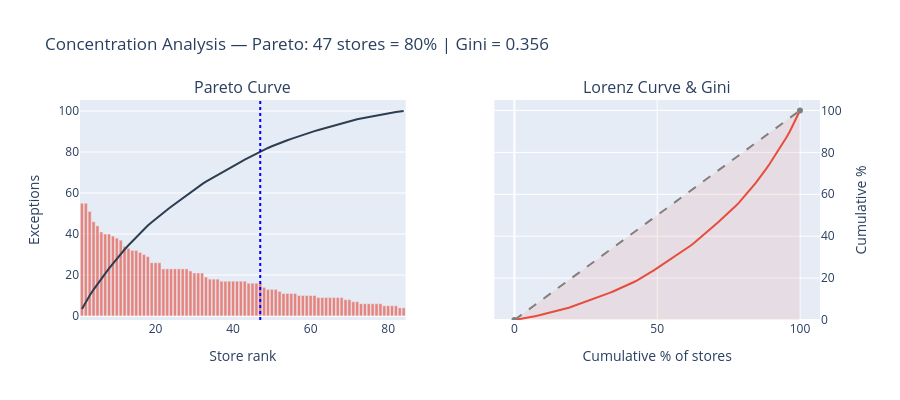

Write notebook code for a chart like this one.
### Markdown cell above
**The headline:** Finding INS-001 dwarfs all others — 47 stores generate 80% of the 1,603 exceptions (impact score: 3,274). This concentration means that **targeted intervention in fewer than half the fleet** can address the majority of operational risk. The remaining findings (regional hotspots, field rep workload, rebalancing) provide the *thematic* diagnosis for *which* of those 47 stores to prioritize and *what* to do with them.

---

## Layer 1 — Concentration Analysis

### 1.1 Exception distribution across stores

**Observation:** Exceptions are not evenly distributed. The mean store has 19.1 exceptions, but the median is 17 and the maximum is 55 — a right-skewed distribution.

**Statistical evidence:** We quantify concentration using two complementary measures:
- **Pareto ratio:** What fraction of stores produces 80% of exceptions?
- **Gini coefficient:** A standard inequality measure (0 = perfectly equal, 1 = all exceptions in one store).

### Code cell
store_exc = exc.groupby('store_id').size().sort_values(ascending=False).reset_index()
store_exc.columns = ['store_id','exceptions']
store_exc['cum_share'] = store_exc['exceptions'].cumsum() / store_exc['exceptions'].sum() * 100
store_exc['rank'] = range(1, len(store_exc) + 1)

pareto_n = int((store_exc['cum_share'] <= 80).sum() + 1)
pareto_pct = pareto_n / len(store_exc) * 100

# Gini coefficient
vals = store_exc['exceptions'].values
gini = (2 * np.sum((np.arange(1, len(vals)+1)) * np.sort(vals)) - (len(vals)+1) * np.sum(vals)) / (len(vals) * np.sum(vals))

# Lorenz curve data
lorenz_x = np.arange(0, len(vals)+1) / len(vals) * 100
lorenz_y = np.concatenate([[0], np.cumsum(np.sort(vals)) / np.sum(vals) * 100])

fig = make_subplots(rows=1, cols=2, subplot_titles=('Pareto Curve', 'Lorenz Curve & Gini'),
                    horizontal_spacing=0.12)

# Pareto
fig.add_bar(x=store_exc['rank'], y=store_exc['exceptions'], name='Exceptions',
            marker_color='#e74c3c', opacity=0.65, row=1, col=1)
fig.add_scatter(x=store_exc['rank'], y=store_exc['cum_share'], name='Cumulative %',
                line=dict(color='#2c3e50',width=2), row=1, col=1, yaxis='y2')
fig.add_hline(y=80, line_dash='dash', line_color='gray', row=1, col=1, yref='y2')
fig.add_vline(x=pareto_n, line_dash='dot', line_color='blue', row=1, col=1)

# Lorenz
fig.add_scatter(x=lorenz_x, y=lorenz_y, name='Lorenz curve', line=dict(color='#e74c3c',width=2),
                row=1, col=2)
fig.add_scatter(x=[0,100], y=[0,100], name='Perfect equality', line=dict(color='gray',dash='dash'),
                row=1, col=2, showlegend=False)
fig.add_scatter(x=[0,100,100], y=[0,0,100], fill='toself', fillcolor='rgba(231,76,60,0.1)',
                line=dict(color='rgba(0,0,0,0)'), name='Inequality area', row=1, col=2)

fig.update_xaxes(title_text='Store rank', row=1, col=1)
fig.update_xaxes(title_text='Cumulative % of stores', row=1, col=2)
fig.update_yaxes(title_text='Exceptions', row=1, col=1)
fig.update_yaxes(title_text='Cumulative % of exceptions', row=1, col=2)
fig.update_layout(
    yaxis2=dict(overlaying='y', side='right', range=[0,105], title='Cumulative %'),
    height=400, showlegend=False,
    title_text=f'Concentration Analysis — Pareto: {pareto_n} stores = 80% | Gini = {gini:.3f}',
)
fig.show()

print(f'Pareto: {pareto_n} of {n_stores} stores ({pareto_pct:.0f}%) produce 80% of exceptions')
print(f'Gini coefficient: {gini:.3f} (0 = equal, 1 = maximally concentrated)')
print(f'Mean exceptions/store: {store_exc["exceptions"].mean():.1f}')
print(f'Median: {store_exc["exceptions"].median():.1f} | Std: {store_exc["exceptions"].std():.1f} | Max: {store_exc["exceptions"].max()}')

### Figure 1 — Plotly figure (JSON) as saved in the notebook; plotly's stock layout.template omitted (floating-point values rounded to 4 significant figures)
{"data": [{"marker": {"color": "#e74c3c"}, "name": "Exceptions", "opacity": 0.65, "type": "bar", "x": [1, 2, 3, 4, 5, 6, 7, 8, 9, 10, 11, 12, 13, 14, 15, 16, 17, 18, 19, 20, 21, 22, 23, 24, 25, 26, 27, 28, 29, 30, 31, 32, 33, 34, 35, 36, 37, 38, 39, 40, 41, 42, 43, 44, 45, 46, 47, 48, 49, 50, 51, 52, 53, 54, 55, 56, 57, 58, 59, 60, 61, 62, 63, 64, 65, 66, 67, 68, 69, 70, 71, 72, 73, 74, 75, 76, 77, 78, 79, 80, 81, 82, 83, 84], "xaxis": "x", "y": [55, 55, 51, 46, 44, 41, 40, 40, 39, 38, 37, 34, 33, 32, 32, 31, 30, 29, 26, 26, 26, 23, 23, 23, 23, 23, 23, 23, 22, 21, 21, 21, 19, 18, 18, 18, 17, 17, 17, 17, 17, 17, 17, 16, 16, 16, 16, 14, 13, 13, 13, 12, 11, 11, 11, 11, 10, 10, 10, 10, 10, 9, 9, 9, 9, 9, 9, 9, 8, 8, 7, 7, 6, 6, 6, 6, 6, 6, 5, 5, 5, 5, 4, 4], "yaxis": "y"}, {"line": {"color": "#2c3e50", "width": 2}, "name": "Cumulative %", "type": "scatter", "x": [1, 2, 3, 4, 5, 6, 7, 8, 9, 10, 11, 12, 13, 14, 15, 16, 17, 18, 19, 20, 21, 22, 23, 24, 25, 26, 27, 28, 29, 30, 31, 32, 33, 34, 35, 36, 37, 38, 39, 40, 41, 42, 43, 44, 45, 46, 47, 48, 49, 50, 51, 52, 53, 54, 55, 56, 57, 58, 59, 60, 61, 62, 63, 64, 65, 66, 67, 68, 69, 70, 71, 72, 73, 74, 75, 76, 77, 78, 79, 80, 81, 82, 83, 84], "xaxis": "x", "y": [3.431, 6.862, 10.04, 12.91, 15.66, 18.22, 20.71, 23.21, 25.64, 28.01, 30.32, 32.44, 34.5, 36.49, 38.49, 40.42, 42.3, 44.1, 45.73, 47.35, 48.97, 50.41, 51.84, 53.28, 54.71, 56.14, 57.58, 59.01, 60.39, 61.7, 63.01, 64.32, 65.5, 66.63, 67.75, 68.87, 69.93, 70.99, 72.05, 73.11, 74.17, 75.23, 76.29, 77.29, 78.29, 79.29, 80.29, 81.16, 81.97, 82.78, 83.59, 84.34, 85.03, 85.71, 86.4, 87.09, 87.71, 88.33, 88.96, 89.58, 90.21, 90.77, 91.33, 91.89, 92.45, 93.01, 93.57, 94.14, 94.64, 95.13, 95.57, 96.01, 96.38, 96.76, 97.13, 97.5, 97.88, 98.25, 98.57, 98.88, 99.19, 99.5, 99.75, 100.0], "yaxis": "y"}, {"line": {"color": "#e74c3c", "width": 2}, "name": "Lorenz curve", "type": "scatter", "x": [0.0, 1.19, 2.381, 3.571, 4.762, 5.952, 7.143, 8.333, 9.524, 10.71, 11.9, 13.1, 14.29, 15.48, 16.67, 17.86, 19.05, 20.24, 21.43, 22.62, 23.81, 25.0, 26.19, 27.38, 28.57, 29.76, 30.95, 32.14, 33.33, 34.52, 35.71, 36.9, 38.1, 39.29, 40.48, 41.67, 42.86, 44.05, 45.24, 46.43, 47.62, 48.81, 50.0, 51.19, 52.38, 53.57, 54.76, 55.95, 57.14, 58.33, 59.52, 60.71, 61.9, 63.1, 64.29, 65.48, 66.67, 67.86, 69.05, 70.24, 71.43, 72.62, 73.81, 75.0, 76.19, 77.38, 78.57, 79.76, 80.95, 82.14, 83.33, 84.52, 85.71, 86.9, 88.1, 89.29, 90.48, 91.67, 92.86, 94.05, 95.24, 96.43, 97.62, 98.81, 100.0], "xaxis": "x2", "y": [0.0, 0.2495, 0.4991, 0.811, 1.123, 1.435, 1.747, 2.121, 2.495, 2.87, 3.244, 3.618, 3.993, 4.429, 4.866, 5.365, 5.864, 6.425, 6.987, 7.548, 8.11, 8.671, 9.233, 9.794, 10.42, 11.04, 11.67, 12.29, 12.91, 13.6, 14.29, 14.97, 15.66, 16.41, 17.22, 18.03, 18.84, 19.71, 20.71, 21.71, 22.71, 23.71, 24.77, 25.83, 26.89, 27.95, 29.01, 30.07, 31.13, 32.25, 33.37, 34.5, 35.68, 36.99, 38.3, 39.61, 40.99, 42.42, 43.86, 45.29, 46.72, 48.16, 49.59, 51.03, 52.65, 54.27, 55.9, 57.7, 59.58, 61.51, 63.51, 65.5, 67.56, 69.68, 71.99, 74.36, 76.79, 79.29, 81.78, 84.34, 87.09, 89.96, 93.14, 96.57, 100.0], "yaxis": "y2"}, {"line": {"color": "gray", "dash": "dash"}, "name": "Perfect equality", "showlegend": false, "type": "scatter", "x": [0, 100], "xaxis": "x2", "y": [0, 100], "yaxis": "y2"}, {"fill": "toself", "fillcolor": "rgba(231,76,60,0.1)", "line": {"color": "rgba(0,0,0,0)"}, "name": "Inequality area", "type": "scatter", "x": [0, 100, 100], "xaxis": "x2", "y": [0, 0, 100], "yaxis": "y2"}], "layout": {"annotations": [{"font": {"size": 16}, "showarrow": false, "text": "Pareto Curve", "x": 0.22, "xanchor": "center", "xref": "paper", "y": 1.0, "yanchor": "bottom", "yref": "paper"}, {"font": {"size": 16}, "showarrow": false, "text": "Lorenz Curve & Gini", "x": 0.78, "xanchor": "center", "xref": "paper", "y": 1.0, "yanchor": "bottom", "yref": "paper"}], "height": 400, "shapes": [{"line": {"color": "blue", "dash": "dot"}, "type": "line", "x0": 47, "x1": 47, "xref": "x", "y0": 0, "y1": 1, "yref": "y domain"}], "showlegend": false, "title": {"text": "Concentration Analysis — Pareto: 47 stores = 80% | Gini = 0.356"}, "xaxis": {"anchor": "y", "domain": [0.0, 0.44], "title": {"text": "Store rank"}}, "xaxis2": {"anchor": "y2", "domain": [0.56, 1.0], "title": {"text": "Cumulative % of stores"}}, "yaxis": {"anchor": "x", "domain": [0.0, 1.0], "title": {"text": "Exceptions"}}, "yaxis2": {"anchor": "x2", "domain": [0.0, 1.0], "overlaying": "y", "range": [0, 105], "side": "right", "title": {"text": "Cumulative %"}}}}
